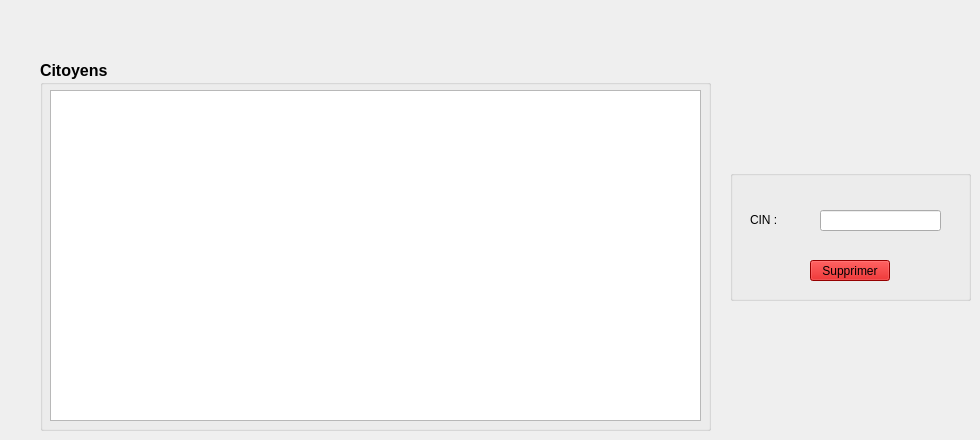
      <widget class="QWidget" name="tab_supp_citoyen">
       <attribute name="title">
        <string>Supprimer</string>
       </attribute>
       <widget class="QTableView" name="tab_citoyen_2">
        <property name="geometry">
         <rect>
          <x>50</x>
          <y>90</y>
          <width>651</width>
          <height>331</height>
         </rect>
        </property>
       </widget>
       <widget class="QGroupBox" name="groupBox_13">
        <property name="geometry">
         <rect>
          <x>40</x>
          <y>60</y>
          <width>671</width>
          <height>371</height>
         </rect>
        </property>
        <property name="font">
         <font>
          <pointsize>12</pointsize>
          <weight>75</weight>
          <bold>true</bold>
         </font>
        </property>
        <property name="title">
         <string>Citoyens</string>
        </property>
       </widget>
       <widget class="QGroupBox" name="groupBox_14">
        <property name="geometry">
         <rect>
          <x>730</x>
          <y>170</y>
          <width>241</width>
          <height>131</height>
         </rect>
        </property>
        <property name="title">
         <string/>
        </property>
        <widget class="QLineEdit" name="le_supp">
         <property name="geometry">
          <rect>
           <x>90</x>
           <y>40</y>
           <width>121</width>
           <height>21</height>
          </rect>
         </property>
        </widget>
        <widget class="QLabel" name="label_90">
         <property name="geometry">
          <rect>
           <x>20</x>
           <y>40</y>
           <width>61</width>
           <height>21</height>
          </rect>
         </property>
         <property name="text">
          <string>&lt;html&gt;&lt;head/&gt;&lt;body&gt;&lt;p&gt;CIN :&lt;/p&gt;&lt;/body&gt;&lt;/html&gt;</string>
         </property>
        </widget>
        <widget class="QPushButton" name="supp_button">
         <property name="geometry">
          <rect>
           <x>80</x>
           <y>90</y>
           <width>80</width>
           <height>21</height>
          </rect>
         </property>
         <property name="styleSheet">
          <string notr="true">background-color: rgb(208, 0, 0);</string>
         </property>
         <property name="text">
          <string>Supprimer</string>
         </property>
        </widget>
       </widget>
       <zorder>groupBox_13</zorder>
       <zorder>groupBox_14</zorder>
       <zorder>tab_citoyen_2</zorder>
      </widget>
